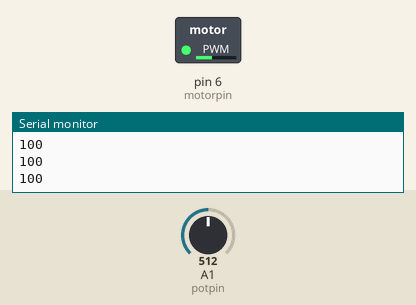
Simulated run of this sketch. Board: Arduino Uno, built with avr-gcc and run on an emulated ATmega328P. On the bench: switched loads named in the sketch (green lamp = pin HIGH), the last lines printed to the serial monitor. The test bench sets the inputs (shaded band); at power-on: A1 (potpin) = 512.

Above: at 1.2 s.
1.3 s: A1 (potpin) set to 306
At 2.3 s:
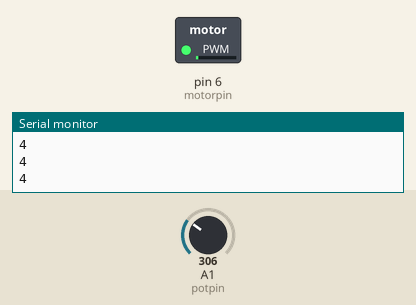
2.8 s: A1 (potpin) set to 290
At 3.3 s:
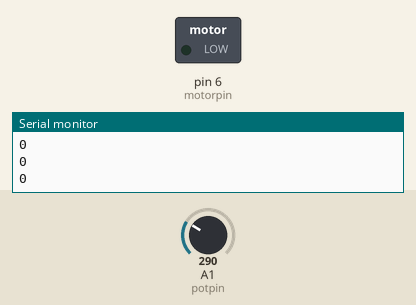
4.3 s: A1 (potpin) set to 319
At 4.8 s:
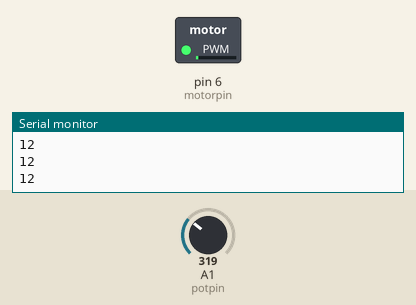
5.8 s: A1 (potpin) set to 460
At 6.9 s:
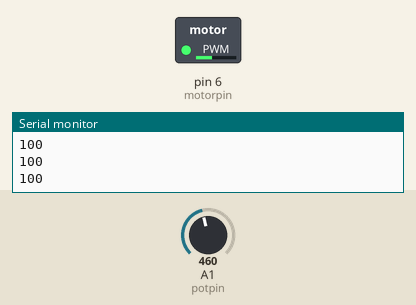
Timing chart, 0 to 8.3 s (numbered marks = the images above; inputs shaded):
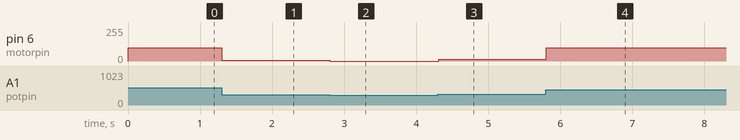

The sketch:

Speed_PWM.ino
```cpp
// (licence header left out)
int motorpin = 6;//Define digital interface 6 (PWM output)
int potpin = A1;//Define analog interface A1
int val = 0;//Temporary variable value from sensor

/*
* Function       setup
* @author        Jessica
* @date          2019.8.21
* @brief         Initial configuration
* @param[in]     void
* @retval        void
* @par History   no
*/
void setup()
{
  pinMode(motorpin,OUTPUT);
  pinMode(potpin,INPUT);
  Serial.begin(9600);
}

/*
* Function       loop
* @author        Jessica
* @date          2019.8.21
* @brief         main
* @param[in]     void
* @param[out]    void
* @retval        void
* @par History   no
*/
void loop()
{
  val = analogRead(potpin);//Read the analog value of the potentiometer and assign it to val
  if(val < 300)//limit range
    {
        val = 300;
     }
  if(val > 450)//limit range
    {
        val = 450;
     }
  val = map(val,300,450,0,100);//Map the read analog value to 0-100
  Serial.println(val);//Serial port print val variable
  analogWrite(motorpin,val);//Turn on the fan and set the wind speed (maximum PWM output 100)
  delay(10);//delay 0.01s
}
```

Measured:
- after the input at 1.3 s, pin 6 (motorpin): 100/255 → 4/255 at once
- after the input at 2.8 s, pin 6 (motorpin): 4/255 → 0/255 at once
- after the input at 4.3 s, pin 6 (motorpin): 0/255 → 12/255 at once
- after the input at 5.8 s, pin 6 (motorpin): 12/255 → 100/255 at once
